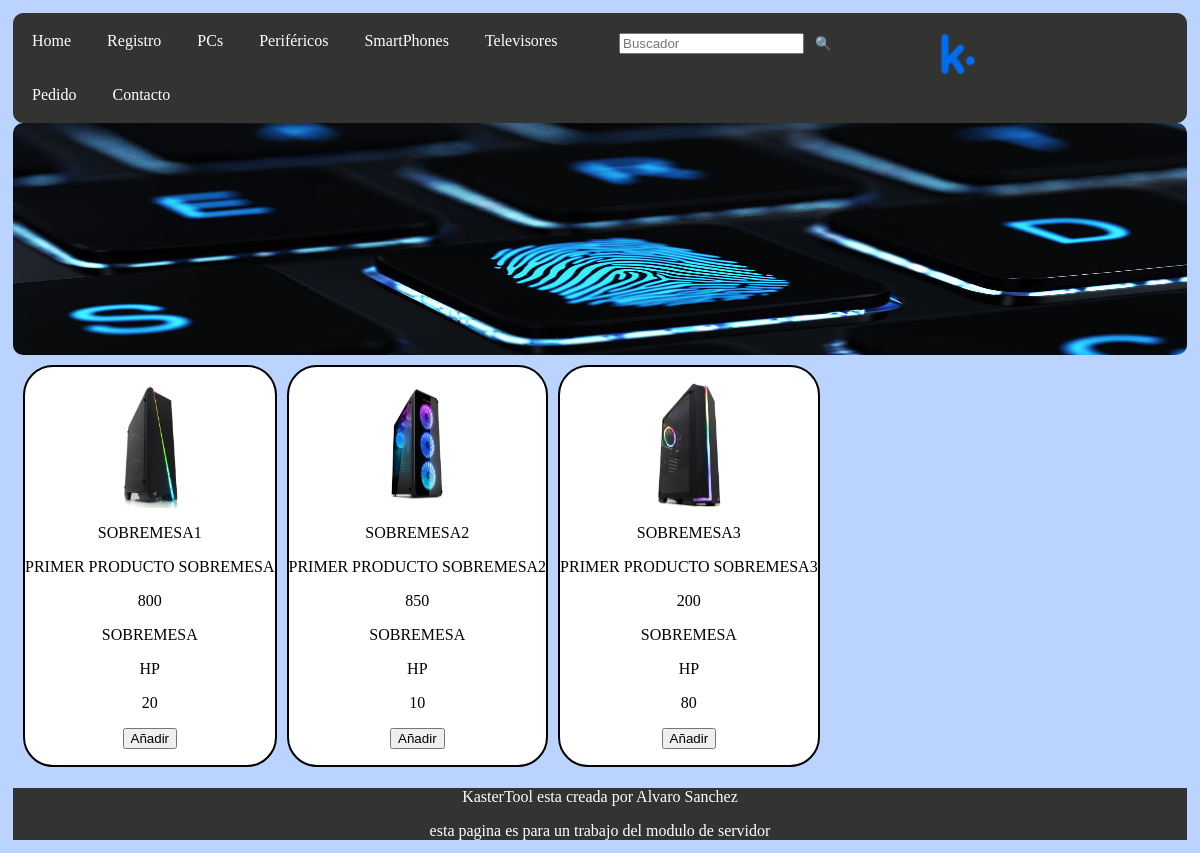
The app's page /arranque/portada.php with its own data.
### tables this page shows
CREATE TABLE IF NOT EXISTS  PRODUCTOS(
Id_producto int NOT NULL AUTO_INCREMENT,
Nombre varchar(50) NOT NULL,
Descripcion varchar(300) NOT NULL,
Precio_Producto float(5,2) NOT NULL,
Tipo varchar(50) NOT NULL,
Marca varchar(50) NOT NULL,
Imagen varchar(100) NOT NULL,
Existencias int(5) NOT NULL,
PRIMARY KEY (Id_producto)
);

### php/conexion.php (called while the page is built, shortened)
<?php
    class Conexion {
        private $conexion;
        function __construct() {
            $this->conexion = mysqli_connect('localhost', 'root', '', 'KasterTool_db');
        }
        function selectArticulo() {
            $consulta = $this->conexion->stmt_init();
            $consulta->prepare("SELECT * FROM PRODUCTOS");
            $consulta->execute();
            $resultado = $consulta->get_result();
            $arrayFin = array();
            while($fila = $resultado->fetch_assoc()) {
                $temp = [
                    'Nombre' => $fila['Nombre'],
                    'Descripcion' => $fila['Descripcion'],
                    'Precio_Producto' => $fila['Precio_Producto'],
                    'Tipo' => $fila['Tipo'],
                    'Marca' => $fila['Marca'],
                    'Imagen' => $fila['Imagen'],
                    'Existencias' => $fila['Existencias']
                ];
                array_push($arrayFin, $temp);
            }
            return $arrayFin;
        }
    }
?>

### arranque/portada.php (the view)
<?php
    include('../inc/headerNav.inc');
?>
        <article>
            <div id="divPadreArticle">
            <?php
                require_once '../php/conexion.php';
                $conexion = new Conexion();
                if(isset($_REQUEST['botonBuscar'])){
                    $resultado = $conexion->selectBuscador();
                    foreach($resultado as $fila) {
                        echo '<div class="divsArticulos">
                            <p><img src="' . $fila['Imagen'] . '"></p>
                            <p>' . $fila['Nombre'] . '</p>
                            <p>' . $fila['Descripcion'] . '</p>
                            <p>' . $fila['Precio_Producto'] . '</p>
                            <p>' . $fila['Tipo'] . '</p>
                            <p>' . $fila['Marca'] . '</p>
                            <p>' . $fila['Existencias'] . '</p>
                            <p><a href="logica.php"><button>Añadir</button></a></p>
                        </div>';
                    }
                }else {
                    $resultado = $conexion->selectArticulo();
                    foreach($resultado as $fila) {
                        echo '<div class="divsArticulos">
                            <p><img src="' . $fila['Imagen'] . '"></p>
                            <p>' . $fila['Nombre'] . '</p>
                            <p>' . $fila['Descripcion'] . '</p>
                            <p>' . $fila['Precio_Producto'] . '</p>
                            <p>' . $fila['Tipo'] . '</p>
                            <p>' . $fila['Marca'] . '</p>
                            <p>' . $fila['Existencias'] . '</p>
                            <p><a href="logica.php"><button>Añadir</button></a></p>
                        </div>';
                    }
                }
            ?>
            </div>
        </article>
            <?php
                include('../inc/footer.inc');
            ?>
    </body>
</html>

### inc/headerNav.inc (shortened to what this page needs)
<html>
    <head>
        <link rel="stylesheet" type="text/css" href="../css/cssPortada.css">
    </head>
    <body>
        <header id="cabeceraGeneral">
            <nav id="MenuCabecera">
                <div>
                    <ul id="menu">
                        <li>Home</li>
                        <li>Registro</li>
                        <li>PCs</li>
                        <li>Periféricos</li>
                        <li>SmartPhones</li>
                        <li>Televisores</li>
                        <li>Pedido</li>
                        <li>Contacto</li>
                    </ul>
                    <div id="divForm">
                        <form action="#" method="GET">
                            <table>
                                <tr>
                                    <td><input type="text" id="buscador" placeholder="Buscador" name="buscador"></td>
                                    <td><input type="submit" value="&#128269;" name="botonBuscar" id="busqueda"></td>
                                </tr>
                            </table>
                        </form>
                    </div>
                    <div id="logo">
                        <img src="../images/logoK.png">
                    </div>
                </div>
            </nav>
            <div id="medioFondo">
                <img src="../images/fondo1.jpg">
            </div>
        </header>

### inc/footer.inc
<footer>
    <p>KasterTool esta creada por Alvaro Sanchez</p>
    <p> esta pagina es para un trabajo del modulo de servidor</p>
</footer>

### css/cssPortada.css (style rules this page uses)
body { background-color: rgb(187, 211, 255); color: white; text-align: center; padding: 5px; }
#menuCabecera ul { list-style-type: none; margin: 0; padding: 0; overflow: hidden; width:50%; }
#menuCabecera ul li { display: block; color: white; text-align: center; padding: 18px; text-decoration: none; float: left; font-family: 'Charm', cursive; }
#divForm { padding: 16px }
#menuCabecera { background-color: #333332; border: 1px solid #333332; border-radius: 10px; }
#menuCabecera div { display:flex; flex-direction: row; }
#logo { margin:20px 0px 20px 80px; max-height: 40px; }
#medioFondo img { width: 100%; height: 30%; border-radius: 10px; }
#busqueda { background-color: #333332; border: 1px solid #333332; }
#divPadreArticle { display:flex; flex-direction: row; flex-wrap: wrap; margin:5px; }
.divsArticulos { border: 2px solid black; border-radius: 30px; margin: 5px; background-color: white; color: black; }
.divsArticulos p img { width: 80px; height: 125px; }
footer { background-color: #333332; }

### records on screen
productos: Imagen (picture), Nombre "SOBREMESA1", Descripcion "PRIMER PRODUCTO SOBREMESA", Precio_Producto "800", Tipo "SOBREMESA", Marca "HP", Existencias "20"
productos: Imagen (picture), Nombre "SOBREMESA2", Descripcion "PRIMER PRODUCTO SOBREMESA2", Precio_Producto "850", Tipo "SOBREMESA", Marca "HP", Existencias "10"
productos: Imagen (picture), Nombre "SOBREMESA3", Descripcion "PRIMER PRODUCTO SOBREMESA3", Precio_Producto "200", Tipo "SOBREMESA", Marca "HP", Existencias "80"
